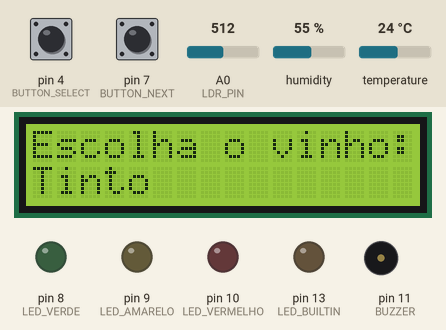
Simulated run of this sketch. Board: Arduino Uno, built with avr-gcc and run on an emulated ATmega328P. Parts: 16×2 character LCD, output pins drawn as LEDs (lit = HIGH), buzzer (waves = sounding). The inputs (shaded band) are chosen by the test bench; at power-on: pin 4 (BUTTON_SELECT) HIGH, humidity 55 %, A0 (LDR_PIN) = 512, temperature 24 °C, pin 7 (BUTTON_NEXT) HIGH. The local clock reads 2024-03-15 10:24:30 at power-on unless the sketch sets it; EEPROM starts erased; what the sketch prints to the serial monitor is not drawn.

Above: at 15.3 s.
15.4 s: pin 4 (BUTTON_SELECT) pulled LOW for 3.2 s
At 16.0 s:
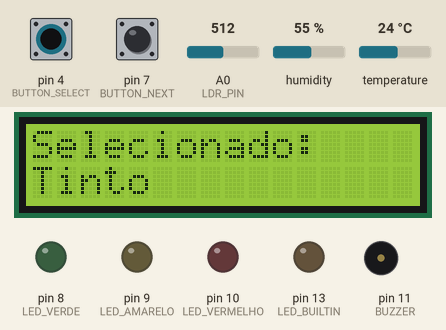
20.1 s: pin 4 (BUTTON_SELECT) pulled LOW for 3.2 s
At 24.7 s:
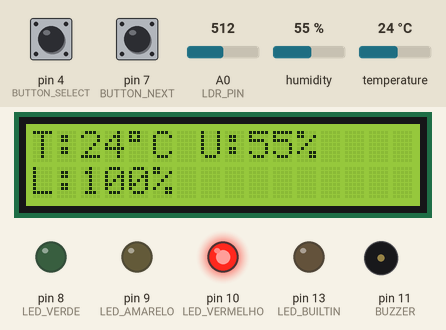
24.8 s: humidity set to 22 %
At 26.3 s:
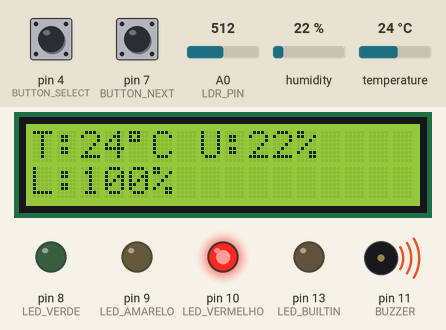
27.8 s: A0 (LDR_PIN) set to 716
At 30.6 s:
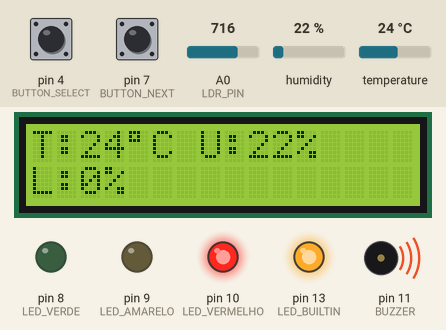
30.8 s: temperature set to 12 °C
At 33.2 s:
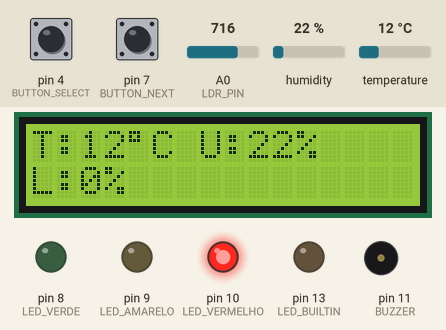
33.8 s: humidity set to 48 %
At 34.5 s:
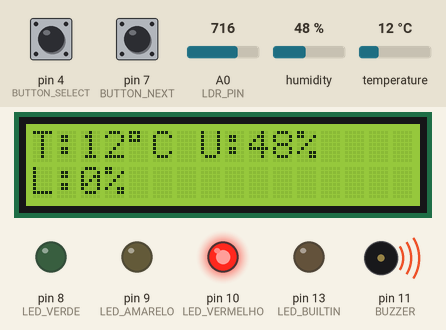
36.8 s: humidity set to 51 %
Timing chart, 0 to 40.6 s (numbered marks = the images above; inputs shaded):
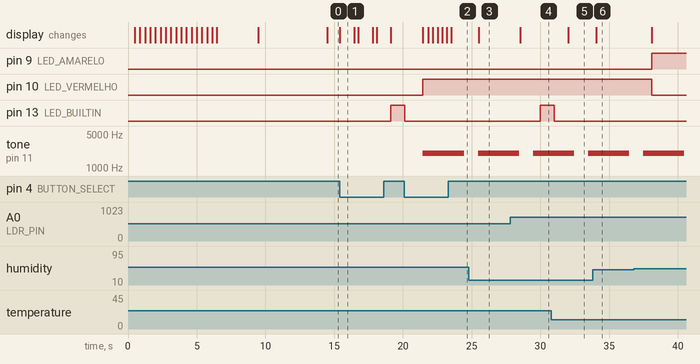

The sketch:

sensorLumUmiTemp.ino
```cpp
#include <Wire.h>
#include <LiquidCrystal_I2C.h>
#include <RTClib.h>
#include <EEPROM.h>
#include <DHT.h>

#define LDR_PIN A0
#define DHTPIN 2
#define DHTTYPE DHT11
#define BUTTON_NEXT 7
#define BUTTON_SELECT 4
#define LED_VERDE 8
#define LED_AMARELO 9
#define LED_VERMELHO 10
#define BUZZER 11 //MUDE PARA O 22 caso vá fazer no Wokwi
#define UTC_OFFSET -3

LiquidCrystal_I2C lcd(0x27, 16, 2);
RTC_DS1307 rtc;
DHT dht(DHTPIN, DHTTYPE);

int tipoVinho = 0;
const char* opcoes[] = {"Tinto", "Branco", "Ambos"};


bool buzzerAtivo = false;
unsigned long buzzerInicio = 0;
bool buzzerLigado = false;

int luzMin = -1;
int luzMax = -1;

bool mostrarIndices = false;

const int tamanhoBuffer = 5;
int bufferLDR[tamanhoBuffer] = {0};
int indiceBuffer = 0;
bool bufferCompleto = false;

int lastLoggedMinute = -1;

struct Registro {
  byte dia;
  byte mes;
  byte hora;
  byte minuto;
  float temp;
  float umid;
  float lum;
  byte estado; // alerta ou crítico
};

int endereco = 0;

const int maxRegistros = EEPROM.length() / sizeof(Registro); // 128
int inicioFila = 0;
int totalRegistros = 0;

Registro ultimoRegistro;
bool existeUltimo = false;

// Animação do cavalo
byte framesCavalo[2][8][8] = {
  {
    {0x00, 0x00, 0x00, 0x00, 0x03, 0x07, 0x0E, 0x0E},
    {0x00, 0x00, 0x00, 0x00, 0x0F, 0x1F, 0x1F, 0x1F},
    {0x00, 0x00, 0x00, 0x03, 0x07, 0x1F, 0x1F, 0x1F},
    {0x00, 0x00, 0x05, 0x1F, 0x1D, 0x1F, 0x16, 0x06},
    {0x0C, 0x18, 0x10, 0x00, 0x01, 0x01, 0x01, 0x00},
    {0x1F, 0x1F, 0x1E, 0x17, 0x00, 0x00, 0x10, 0x00},
    {0x1F, 0x1F, 0x03, 0x02, 0x14, 0x04, 0x02, 0x00},
    {0x1C, 0x1C, 0x04, 0x04, 0x08, 0x00, 0x00, 0x00}
  },
  {
    {0x00, 0x00, 0x00, 0x07, 0x0F, 0x0E, 0x1C, 0x18},
    {0x00, 0x00, 0x00, 0x0F, 0x1F, 0x1F, 0x1F, 0x1F},
    {0x00, 0x00, 0x01, 0x03, 0x1F, 0x1F, 0x1F, 0x1F},
    {0x14, 0x1C, 0x1A, 0x1E, 0x1F, 0x13, 0x10, 0x10},
    {0x13, 0x13, 0x02, 0x02, 0x04, 0x00, 0x00, 0x00},
    {0x1F, 0x07, 0x0E, 0x06, 0x01, 0x00, 0x00, 0x00},
    {0x0F, 0x03, 0x03, 0x01, 0x01, 0x00, 0x00, 0x00},
    {0x10, 0x18, 0x0C, 0x02, 0x02, 0x11, 0x00, 0x00}
  }
};


void escolherTipoVinho();
void calibrarLuminosidade();
void adicionarAoBuffer(int leitura);
float calcularMediaBuffer();
int avaliarAmbiente(float temp, float umid, float lum);
void atualizarDisplay(int estado, float temp, float umid, float lum);
void controlarLEDs(int estado);
void controlarBuzzer(int estado);
void salvarRegistroEEPROM(float temp, float umid, float lum);
void imprimirRegistrosEEPROM();

void animacaoCavalo() {
  for (int pos = -3; pos <= 13; pos++) {
    int f = pos % 2;
    if (f < 0) f += 2;

    lcd.clear();
    for (int i = 0; i < 8; i++) {
      lcd.createChar(i, framesCavalo[f][i]);
    }
    for (int c = 0; c < 4; c++) {
      int x = pos + c;
      if (x >= 0 && x < 16) {
        lcd.setCursor(x, 0); lcd.write(byte(c));
        lcd.setCursor(x, 1); lcd.write(byte(c + 4));
      }
    }
    delay(300);
  }

  lcd.clear();
  lcd.setCursor(0, 0);
  lcd.print("Boas Vindas     ");
  lcd.setCursor(0, 1);
  lcd.print("Cyber Horses    ");
  delay(3000);
  lcd.clear();
}


void setup() {
  Serial.begin(9600);
  Wire.begin();
  rtc.begin();
  dht.begin();
  lcd.begin(16, 2);
  lcd.backlight();

  pinMode(BUTTON_NEXT, INPUT_PULLUP);
  pinMode(BUTTON_SELECT, INPUT_PULLUP);
  pinMode(LED_VERDE, OUTPUT);
  pinMode(LED_AMARELO, OUTPUT);
  pinMode(LED_VERMELHO, OUTPUT);
  pinMode(BUZZER, OUTPUT);
  pinMode(LED_BUILTIN, OUTPUT);

  if (!rtc.isrunning()) {
    rtc.adjust(DateTime(__DATE__, __TIME__));
  }

  animacaoCavalo();

  lcd.setCursor(0, 0);
  lcd.print("Selecione o tipo");
  lcd.setCursor(0, 1);
  lcd.print("de vinho");
  delay(5000);

  escolherTipoVinho();
  calibrarLuminosidade();
  lcd.clear();
}

void loop() {
  DateTime now = rtc.now();
  int offsetSeconds = UTC_OFFSET * 3600;
  now = now.unixtime() + offsetSeconds;
  DateTime adjustedTime = DateTime(now);

  // Removido: get_log()

  if (adjustedTime.minute() != lastLoggedMinute) {
    lastLoggedMinute = adjustedTime.minute();
    digitalWrite(LED_BUILTIN, HIGH);
    delay(1000);
    digitalWrite(LED_BUILTIN, LOW);
    delay(1000);
  }

  float temperatura = dht.readTemperature();
  float umidade = dht.readHumidity();

  int leituraLDR = analogRead(LDR_PIN);
  adicionarAoBuffer(leituraLDR);
  float mediaLDR = calcularMediaBuffer();

  float luminosidade = map(mediaLDR, luzMin, luzMax, 100, 0);
  luminosidade = constrain(luminosidade, 100, 0);

  int estadoAmbiente = avaliarAmbiente(temperatura, umidade, luminosidade);

  if (estadoAmbiente > 0 && digitalRead(BUTTON_SELECT) == LOW) {
    mostrarIndices = !mostrarIndices;
    delay(300);
  }

  atualizarDisplay(estadoAmbiente, temperatura, umidade, luminosidade);
  controlarLEDs(estadoAmbiente);
  controlarBuzzer(estadoAmbiente);
  if (estadoAmbiente > 0) {  // só registra se alerta ou crítico
  salvarRegistroEEPROM(temperatura, umidade, luminosidade);
}

}


void adicionarAoBuffer(int leitura) {
  bufferLDR[indiceBuffer] = leitura;
  indiceBuffer++;
  if (indiceBuffer >= tamanhoBuffer) {
    indiceBuffer = 0;
    bufferCompleto = true;
  }
}

float calcularMediaBuffer() {
  int soma = 0;
  int quantidade = bufferCompleto ? tamanhoBuffer : indiceBuffer;
  if (quantidade == 0) return analogRead(LDR_PIN);
  for (int i = 0; i < quantidade; i++) {
    soma += bufferLDR[i];
  }
  return (float)soma / quantidade;
}

void escolherTipoVinho() {
  int opcao = 0;
  bool selecionado = false;
  bool ultimoEstadoNext = HIGH;
  bool ultimoEstadoSelect = HIGH;

  lcd.clear();
  lcd.setCursor(0, 0);
  lcd.print("Escolha o vinho:");
  lcd.setCursor(0, 1);
  lcd.print(opcoes[opcao]);

  while (!selecionado) {
    bool estadoNext = digitalRead(BUTTON_NEXT);
    bool estadoSelect = digitalRead(BUTTON_SELECT);

    if (estadoNext == LOW && ultimoEstadoNext == HIGH) {
      opcao = (opcao + 1) % 3;
      lcd.setCursor(0, 1);
      lcd.print("                ");
      lcd.setCursor(0, 1);
      lcd.print(opcoes[opcao]);
      delay(300);
    }

    if (estadoSelect == LOW && ultimoEstadoSelect == HIGH) {
      tipoVinho = opcao;
      selecionado = true;
      lcd.clear();
      lcd.setCursor(0, 0);
      lcd.print("Selecionado:");
      lcd.setCursor(0, 1);
      lcd.print(opcoes[tipoVinho]);
      delay(1000);
    }

    ultimoEstadoNext = estadoNext;
    ultimoEstadoSelect = estadoSelect;
  }
}

void calibrarLuminosidade() {
  lcd.clear();
  lcd.setCursor(0, 0);
  lcd.print("Aperte p/ calib.");
  lcd.setCursor(0, 1);
  lcd.print("luz minima");

  while (digitalRead(BUTTON_SELECT) == HIGH);
  delay(300);
  luzMin = analogRead(LDR_PIN);

  lcd.clear();
  lcd.setCursor(0, 0);
  lcd.print("Minima definida");
  delay(1000);

  lcd.clear();
  lcd.setCursor(0, 0);
  lcd.print("Aperte p/ calib.");
  lcd.setCursor(0, 1);
  lcd.print("luz maxima");

  while (digitalRead(BUTTON_SELECT) == HIGH);
  delay(300);
  luzMax = analogRead(LDR_PIN);

  lcd.clear();
  lcd.setCursor(0, 0);
  lcd.print("Maxima definida");
  delay(1000);
}

int avaliarAmbiente(float temp, float umid, float lum) {
  int estadoTemp = 0, estadoUmid = 0, estadoLum = 0;

  if (tipoVinho == 0) {
    if (temp >= 10 && temp <= 16) estadoTemp = 0;
    else if ((temp >= 9 && temp < 10) || (temp > 16 && temp <= 17)) estadoTemp = 1;
    else estadoTemp = 2;
  } else if (tipoVinho == 1) {
    if (temp >= 8 && temp <= 12) estadoTemp = 0;
    else if ((temp >= 7 && temp < 8) || (temp > 12 && temp <= 13)) estadoTemp = 1;
    else estadoTemp = 2;
  } else {
    if (temp >= 10 && temp <= 12) estadoTemp = 0;
    else if ((temp >= 9 && temp < 10) || (temp > 12 && temp <= 13)) estadoTemp = 1;
    else estadoTemp = 2;
  }

  if (umid >= 60 && umid <= 80) estadoUmid = 0;
  else if ((umid >= 50 && umid < 60) || (umid > 80 && umid <= 90)) estadoUmid = 1;
  else estadoUmid = 2;

  if (lum <= 30) estadoLum = 0;
  else if (lum <= 50) estadoLum = 1;
  else estadoLum = 2;

  if (estadoTemp == 2 || estadoUmid == 2 || estadoLum == 2) return 2;
  if (estadoTemp == 1 || estadoUmid == 1 || estadoLum == 1) return 1;
  return 0;
}

void atualizarDisplay(int estado, float temp, float umid, float lum) {
  static bool alternar = false;
  static int ultimoEstado = -1;
  static bool ultimaMostraIndice = false;
  static unsigned long ultimoUpdate = 0;

  // Só atualiza o display a cada 1000 ms
  if (millis() - ultimoUpdate < 1000 && estado == ultimoEstado && mostrarIndices == ultimaMostraIndice) return;

  ultimoUpdate = millis();
  ultimoEstado = estado;
  ultimaMostraIndice = mostrarIndices;

  lcd.clear();

  if (estado == 0) {
    lcd.setCursor(0, 0);
    lcd.print("Ambiente estavel");
    lcd.setCursor(0, 1);
    lcd.print(":)");
  } else if (mostrarIndices) {
    lcd.setCursor(0, 0);
    lcd.print("T:"); lcd.print((int)temp); lcd.print((char)223); lcd.print("C");
    lcd.print(" U:"); lcd.print((int)umid); lcd.print("%");
    lcd.setCursor(0, 1);
    lcd.print("L:"); lcd.print((int)lum); lcd.print("%");
  } else {
    alternar = !alternar;
    if (alternar) {
      lcd.setCursor(0, 0);
      lcd.print(estado == 1 ? "Status: alerta" : "Ambiente CRITICO!");
      lcd.setCursor(0, 1);
      lcd.print(estado == 1 ? ":|" : ":(");
    } else {
      lcd.setCursor(0, 0);
      lcd.print("Pressione p/ ver");
      lcd.setCursor(0, 1);
      lcd.print("os indices");
    }
  }
}

void controlarLEDs(int estado) {
  digitalWrite(LED_VERDE, estado == 0);
  digitalWrite(LED_AMARELO, estado == 1);
  digitalWrite(LED_VERMELHO, estado == 2);
}

void controlarBuzzer(int estado) {
  int frequencia = 0;
  if (estado == 1) {
    frequencia = 1000;
  } else if (estado == 2) {
    frequencia = 2000;
  }

  if (estado == 1 || estado == 2) {
    if (!buzzerAtivo) {
      buzzerAtivo = true;
      buzzerInicio = millis();
      buzzerLigado = true;
      tone(BUZZER, frequencia);
    } else {
      unsigned long tempoAtual = millis();
      if (buzzerLigado && tempoAtual - buzzerInicio >= 3000) {
        noTone(BUZZER);
        buzzerLigado = false;
        buzzerInicio = tempoAtual;
      } else if (!buzzerLigado && tempoAtual - buzzerInicio >= 1000) {
        tone(BUZZER, frequencia);
        buzzerLigado = true;
        buzzerInicio = tempoAtual;
      }
    }
  } else {
    buzzerAtivo = false;
    buzzerLigado = false;
    noTone(BUZZER);
  }
}

void salvarRegistroEEPROM(float temp, float umid, float lum) {
  DateTime agora = rtc.now();

  Registro novo;
  novo.dia = agora.day();
  novo.mes = agora.month();
  novo.hora = agora.hour();
  novo.minuto = agora.minute();
  novo.temp = temp;
  novo.umid = umid;
  novo.lum = lum;
  novo.estado = avaliarAmbiente(temp, umid, lum);

  // Verifica se já existe e se é igual ao último (evita repetição)
  if (existeUltimo &&
      novo.temp == ultimoRegistro.temp &&
      novo.umid == ultimoRegistro.umid &&
      novo.lum == ultimoRegistro.lum &&
      novo.estado == ultimoRegistro.estado) {
    return;  // Não salva registro duplicado
  }

  // Salva novo registro na posição correta
  int posicao;
  if (totalRegistros < maxRegistros) {
    posicao = totalRegistros;
    totalRegistros++;
  } else {
    // FIFO: sobrescreve o mais antigo
    posicao = inicioFila;
    inicioFila = (inicioFila + 1) % maxRegistros;
  }

  int enderecoEscrita = posicao * sizeof(Registro);
  EEPROM.put(enderecoEscrita, novo);
  ultimoRegistro = novo;
  existeUltimo = true;

  // Imprime novo registro
  Serial.print("NOVO ALERTA SALVO: ");
  Serial.print(novo.dia); Serial.print("/");
  Serial.print(novo.mes); Serial.print(" ");
  Serial.print(novo.hora); Serial.print(":");
  Serial.print(novo.minuto); Serial.print(" | T:");
  Serial.print(novo.temp); Serial.print("°C U:");
  Serial.print(novo.umid); Serial.print("% L:");
  Serial.print(novo.lum); Serial.print("% | Estado: ");
  Serial.println(novo.estado == 1 ? "Alerta" : "Critico");
}


void imprimirRegistrosEEPROM() {
  Registro reg;
  Serial.println("---- Registros EEPROM ----");

  for (int i = 0; i < totalRegistros; i++) {
    int pos = (inicioFila + i) % maxRegistros;
    int enderecoLeitura = pos * sizeof(Registro);
    EEPROM.get(enderecoLeitura, reg);

    Serial.print("Data: ");
    Serial.print(reg.dia);
    Serial.print("/");
    Serial.print(reg.mes);
    Serial.print(" - ");
    Serial.print(reg.hora);
    Serial.print(":");
    Serial.print(reg.minuto);

    Serial.print(" | Temp: ");
    Serial.print(reg.temp); Serial.print("°C");
    Serial.print(" | Umid: ");
    Serial.print(reg.umid); Serial.print("%");
    Serial.print(" | Lum: ");
    Serial.print(reg.lum); Serial.print("%");


    Serial.print(" | Estado: ");
    Serial.println(reg.estado == 1 ? "Alerta" : "Critico");
  }

  Serial.println("---------------------------");
}
```

Measured:
- after the input at 15.4 s, pin 13 (LED_BUILTIN): LOW → HIGH after 3.7 s; the display: changes at once (image 1)
- after the input at 20.1 s, pin 10 (LED_VERMELHO): LOW → HIGH after 1.4 s instead of 1.1 s; the display: changes after 1.4 s (image 2)
- after the input at 24.8 s, the display: changes after 0.73 s (image 3)
- after the input at 27.8 s, the display: changes after 0.73 s (image 4)
- after the input at 30.8 s, the display: changes after 1.2 s (image 5)
- after the input at 33.8 s, the display: changes after 0.27 s (image 6)
- after the input at 36.8 s, pin 9 (LED_AMARELO): LOW → HIGH after 1.3 s; pin 10 (LED_VERMELHO): HIGH → LOW after 1.3 s
